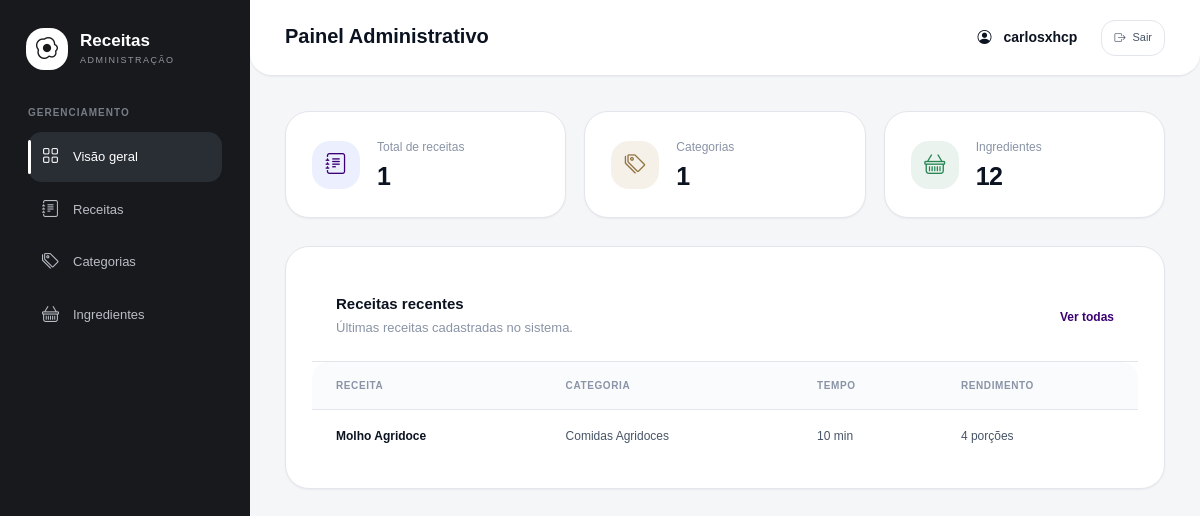
Screenshot of /painel/ (signed in) with the database file from the repository.
### receitas/models.py (models this page shows, shortened)
class Receita(models.Model):
    STATUS_CHOICES = [
        ('rascunho', 'Rascunho'),
        ('publicada', 'Publicada'),
    ]
    nome = models.CharField(max_length=200, verbose_name='Nome')
    slug = models.SlugField(max_length=220, unique=True, verbose_name='Identificador')
    descricao = models.TextField(verbose_name='Descrição')
    status = models.CharField(
        max_length=10,
        choices=STATUS_CHOICES,
        default='publicada',
        verbose_name='Status'
    )
    categoria = models.ForeignKey(
        'categorias.Categoria',
        on_delete=models.PROTECT,
        related_name='receitas',
        verbose_name='Categoria'
    )
    imagem = models.ImageField(
        upload_to='receitas/',
        blank=True,
        null=True,
        verbose_name='Imagem'
    )
    ingredientes = models.ManyToManyField(
        'ingredientes.Ingrediente',
        through='ReceitaIngrediente',
        related_name='receitas',
        verbose_name='Ingredientes'
    )
    modo_preparo = models.TextField(verbose_name='Modo de preparo')
    tempo_preparo = models.PositiveIntegerField(
        verbose_name='Tempo de preparo (minutos)'
    )
    rendimento = models.PositiveIntegerField(verbose_name='Rendimento')
    data_criacao = models.DateTimeField(
        auto_now_add=True,
        verbose_name='Data de criação'
    )
    data_atualizacao = models.DateTimeField(
        auto_now=True,
        verbose_name='Última atualização'
    )
    class Meta:
        verbose_name = 'Receita'
        verbose_name_plural = 'Receitas'
        ordering = ['-data_criacao']

### categorias/models.py (models this page shows, shortened)
class Categoria(models.Model):
    nome = models.CharField(
        max_length=100,
        unique=True,
        verbose_name='Nome'
    )
    slug = models.SlugField(
        max_length=120,
        unique=True,
        verbose_name='Identificador'
    )
    descricao = models.TextField(
        blank=True,
        verbose_name='Descrição'
    )
    imagem = models.ImageField(
        upload_to='categorias/',
        blank=True,
        null=True,
        verbose_name='Imagem'
    )
    class Meta:
        verbose_name = 'Categoria'
        verbose_name_plural = 'Categorias'
        ordering = ['nome']

### painel/views.py (the view)
# urls.py: path('', views.dashboard, name='dashboard'),
@admin_required
def dashboard(request):
    contexto = {
        'total_receitas': Receita.objects.count(),
        'total_categorias': Categoria.objects.count(),
        'total_ingredientes': Ingrediente.objects.count(),
        'receitas_recentes': Receita.objects.select_related(
            'categoria'
        ).order_by('-data_criacao')[:5],
    }
    return render(request, 'painel/dashboard.html', contexto)

### painel/templates/painel/dashboard.html (shortened to what this page needs)
{% extends 'painel/base.html' %}
{% block content %}
<div class="stats-grid">
    <div class="stat-card">
        <div class="stat-icon icon-recipes">
            <i class="bi bi-journal-text"></i>
        </div>
        <div>
            <span>Total de receitas</span>
            <h2>{{ total_receitas }}</h2>
        </div>
    </div>
    <div class="stat-card">
        <div class="stat-icon icon-categories">
            <i class="bi bi-tags"></i>
        </div>
        <div>
            <span>Categorias</span>
            <h2>{{ total_categorias }}</h2>
        </div>
    </div>
    <div class="stat-card">
        <div class="stat-icon icon-ingredients">
            <i class="bi bi-basket"></i>
        </div>
        <div>
            <span>Ingredientes</span>
            <h2>{{ total_ingredientes }}</h2>
        </div>
    </div>
</div>
<div class="content-card">
    <div class="card-heading">
        <div>
            <h3>Receitas recentes</h3>
            <p>Últimas receitas cadastradas no sistema.</p>
        </div>
        <a href="#" class="text-link">Ver todas</a>
    </div>
    <div class="table-responsive">
        <table class="table custom-table">
            <thead>
                <tr>
                    <th>Receita</th>
                    <th>Categoria</th>
                    <th>Tempo</th>
                    <th>Rendimento</th>
                </tr>
            </thead>
            <tbody>
                {% for receita in receitas_recentes %}
                <tr>
                    <td>
                        <strong>{{ receita.nome }}</strong>
                    </td>
                    <td>{{ receita.categoria.nome }}</td>
                    <td>{{ receita.tempo_preparo }} min</td>
                    <td>{{ receita.rendimento }} porções</td>
                </tr>
                {% endfor %}
            </tbody>
        </table>
    </div>
</div>
{% endblock %}

### painel/templates/painel/base.html (shortened to what this page needs)
{% load static %}
<!DOCTYPE html>
<html lang="pt-br">
<head>
    <link href="https://cdn.jsdelivr.net/npm/bootstrap@5.3.3/dist/css/bootstrap.min.css" rel="stylesheet">
    <link href="https://cdn.jsdelivr.net/npm/bootstrap-icons@1.11.3/font/bootstrap-icons.min.css" rel="stylesheet">
    <link rel="stylesheet" href="{% static 'painel/css/base.css' %}">
    <link href="https://cdn.jsdelivr.net/npm/tom-select@2.4.3/dist/css/tom-select.bootstrap5.min.css" rel="stylesheet">
</head>
<body>
    <div class="admin-layout">
        <aside class="sidebar">
            <div class="sidebar-brand">
                <div class="brand-icon">
                    <i class="bi bi-egg-fried"></i>
                </div>
                <div>
                    <h5>Receitas</h5>
                    <span>ADMINISTRAÇÃO</span>
                </div>
            </div>
            <div class="sidebar-section">
                <span class="section-label">GERENCIAMENTO</span>
                <a href="{% url 'painel:dashboard' %}"
                    class="sidebar-link {% if request.resolver_match.url_name == 'dashboard' %}active{% endif %}">
                    <i class="bi bi-grid"></i>
                    <span>Visão geral</span>
                </a>
                <a href="{% url 'painel:lista_receitas' %}"
                    class="sidebar-link {% if request.resolver_match.url_name in 'lista_receitas criar_receita editar_receita excluir_receita' %}active{% endif %}">
                    <i class="bi bi-journal-text"></i>
                    <span>Receitas</span>
                </a>
                <a href="{% url 'painel:lista_categorias' %}"
                    class="sidebar-link {% if request.resolver_match.url_name in 'lista_categorias criar_categoria editar_categoria excluir_categoria' %}active{% endif %}">
                    <i class="bi bi-tags"></i>
                    <span>Categorias</span>
                </a>
                <a href="{% url 'painel:lista_ingredientes' %}"
                    class="sidebar-link {% if request.resolver_match.url_name in 'lista_ingredientes criar_ingrediente editar_ingrediente excluir_ingrediente' %}active{% endif %}">
                    <i class="bi bi-basket"></i>
                    <span>Ingredientes</span>
                </a>
            </div>
        </aside>
        <main class="main-content">
            <header class="topbar">
                <div>
                    <h6>Painel Administrativo</h6>
                </div>
                <div class="topbar-actions">
                    <i class="bi bi-person-circle"></i>
                    <strong>{{ request.user.username }}</strong>
                    <form method="post" action="{% url 'painel:logout' %}">
                        <button type="submit" class="logout-button">
                            <i class="bi bi-box-arrow-right"></i>
                            Sair
                        </button>
                    </form>
                </div>
            </header>
            <section class="page-content">
                {% block content %}
                {% endblock %}
            </section>
        </main>
    </div>
</body>
</html>

### rows the page displays
Receita: nome "Molho Agridoce", categoria.nome "Comidas Agridoces", tempo_preparo "10", rendimento "4"

### other values shown
{{ request.user.username }} "carlosxhcp"
{{ total_receitas }} "1"
{{ total_categorias }} "1"
{{ total_ingredientes }} "12"
